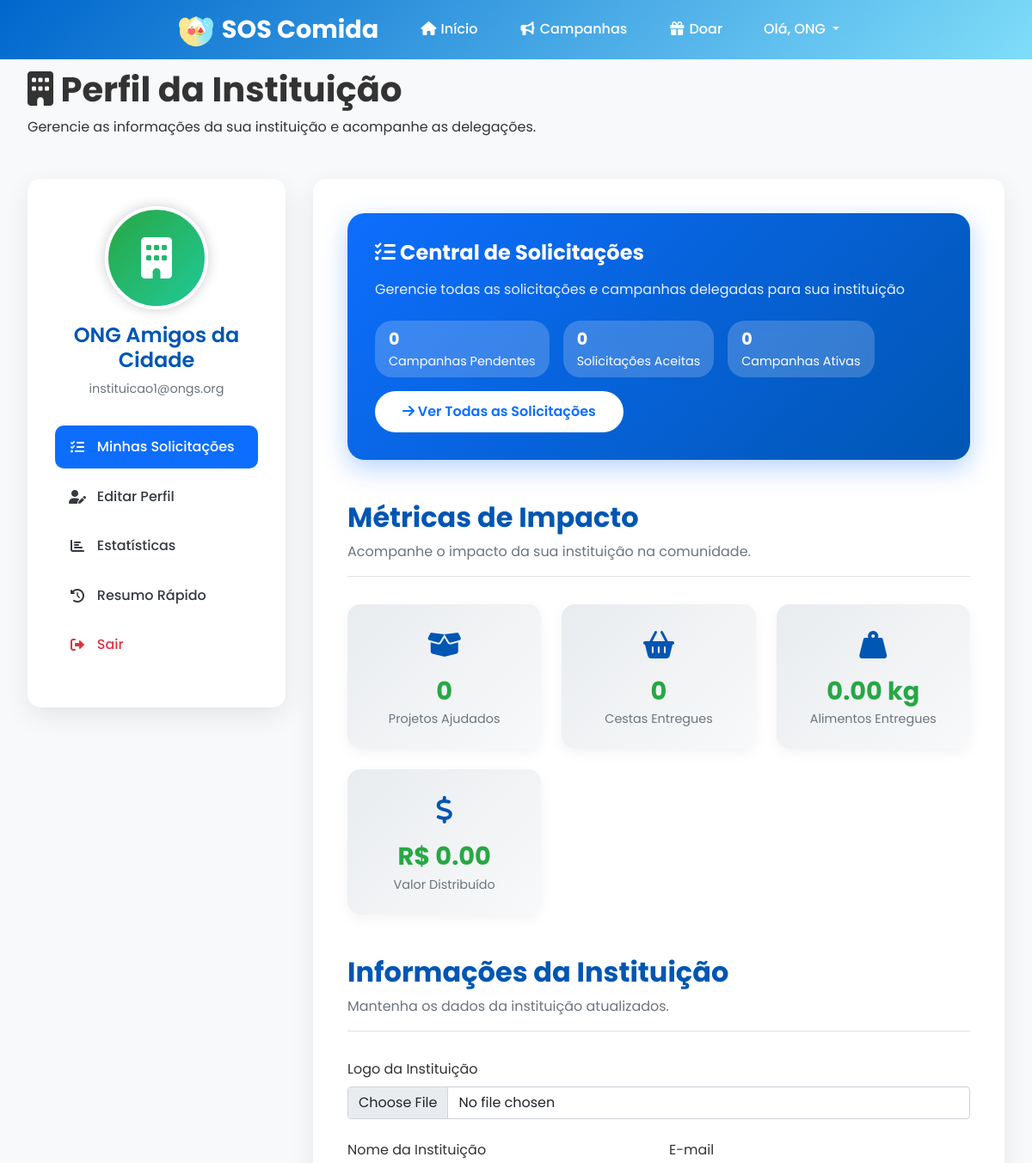
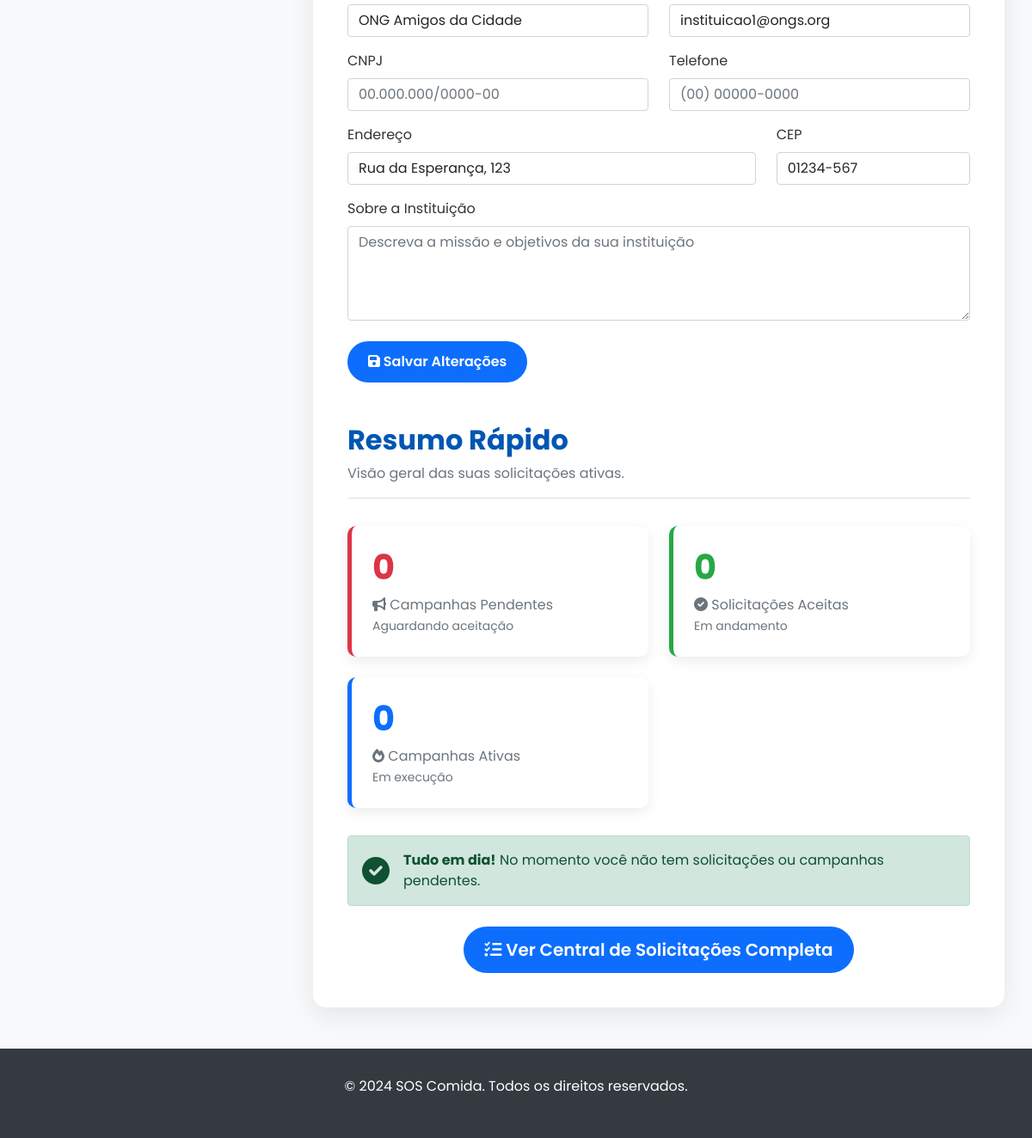
Screenshot of /perfil (signed in) with the database file from the repository (2 pictures, top to bottom).
### models.py (models this page shows)
class Usuario(UserMixin, db.Model):
    __tablename__ = 'usuarios'
    id = db.Column(db.Integer, primary_key=True)
    nome = db.Column(db.String(100), nullable=False)
    email = db.Column(db.String(120), unique=True, nullable=False)
    senha = db.Column(db.String(255), nullable=False)
    tipo = db.Column(db.String(20), default='usuario')
    data_criacao = db.Column(db.DateTime, default=datetime.utcnow)
    last_seen = db.Column(db.DateTime, default=datetime.utcnow)
    cpf = db.Column(db.String(14))
    cidade = db.Column(db.String(100))
    endereco = db.Column(db.String(255))
    telefone = db.Column(db.String(20))
    bio = db.Column(db.Text)
    foto_perfil = db.Column(db.String(255))
    instituicao_nome = db.Column(db.String(200))
    instituicao_endereco = db.Column(db.String(255))
    instituicao_cep = db.Column(db.String(10))
    instituicao_tipo = db.Column(db.String(20))
    instituicao_cnpj = db.Column(db.String(18))
    status_aprovacao = db.Column(db.String(20), default='pendente')
    two_factor_secret = db.Column(db.String(32))
    two_factor_enabled = db.Column(db.Boolean, default=False)
    gov_br_id = db.Column(db.String(255), unique=True, nullable=True)
    gov_br_linked = db.Column(db.Boolean, default=False)
    gov_br_level = db.Column(db.String(20), nullable=True)
    status = db.Column(db.String(20), default='online', nullable=False)
    conta_revogada = db.Column(db.Boolean, default=False, nullable=False)
    data_revogacao = db.Column(db.DateTime, nullable=True)
    motivo_revogacao = db.Column(db.Text, nullable=True)

### main.py (the view, shortened to what this page needs)
@app.route('/perfil', methods=['GET', 'POST'])
@login_required
def perfil():
    if current_user.tipo == 'instituicao':
        delegacoes_pendentes = Delegacao.query.filter_by(
            instituicao_id=current_user.id,
            status='pendente'
        ).all()
        delegacoes_aceitas = Delegacao.query.filter_by(
            instituicao_id=current_user.id,
            status='aceita'
        ).all()
        total_cestas = db.session.query(
            db.func.sum(SolicitacaoRecebimento.cestas_entregues)
        ).join(
            Delegacao,
            Delegacao.solicitacao_recebimento_id == SolicitacaoRecebimento.id
        ).filter(
            Delegacao.instituicao_id == current_user.id,
            SolicitacaoRecebimento.status == 'entregue'
        ).scalar() or 0
        total_kg_alimentos = db.session.query(
            db.func.sum(SolicitacaoRecebimento.alimento_kg_entregues)
        ).join(
            Delegacao,
            Delegacao.solicitacao_recebimento_id == SolicitacaoRecebimento.id
        ).filter(
            Delegacao.instituicao_id == current_user.id,
            SolicitacaoRecebimento.status == 'entregue'
        ).scalar() or 0.0
        total_monetario = db.session.query(
            db.func.sum(SolicitacaoRecebimento.valor_entregue)
        ).join(
            Delegacao,
            Delegacao.solicitacao_recebimento_id == SolicitacaoRecebimento.id
        ).filter(
            Delegacao.instituicao_id == current_user.id,
            SolicitacaoRecebimento.status == 'entregue'
        ).scalar() or 0.0
        projetos_ajudados = SolicitacaoRecebimento.query.join(
            Delegacao,
            Delegacao.solicitacao_recebimento_id == SolicitacaoRecebimento.id
        ).filter(
            Delegacao.instituicao_id == current_user.id,
            SolicitacaoRecebimento.status == 'entregue'
        ).count()
        campanhas_pendentes = Campanha.query.filter_by(
            instituicao_id=current_user.id,
            status='pendente'
        ).all()
        campanhas_ativas = Campanha.query.filter_by(
            instituicao_id=current_user.id,
            status='ativa'
        ).all()
        return render_template('perfil_instituicao.html',
                                delegacoes_pendentes=delegacoes_pendentes,
                                delegacoes_aceitas=delegacoes_aceitas,
                                campanhas_pendentes=campanhas_pendentes,
                                campanhas_ativas=campanhas_ativas,
                                usuario=current_user,
                                total_cestas=total_cestas,
                                total_kg=total_kg_alimentos,
                                total_monetario=total_monetario,
                                projetos_ajudados=projetos_ajudados)

### main.py (called while the page is built)
@lm.user_loader
def user_loader(id):
    return Usuario.query.get(int(id))

### templates/perfil_instituicao.html (shortened to what this page needs)
{% extends "base.html" %}
{% block content %}
<section class="hero">
    <div class="container">
        <h1 class="hero-title"><i class="fas fa-building"></i> Perfil da Instituição</h1>
        <p class="hero-description">Gerencie as informações da sua instituição e acompanhe as delegações.</p>
    </div>
</section>
<div class="container">
    <div class="profile-layout">
        <aside class="profile-sidebar">
            <div class="profile-avatar">
                <div class="avatar-circle" id="avatar-preview">
                    {% if usuario.foto_perfil %}
                        <img src="{{ url_for('static', filename='img/' + usuario.foto_perfil) }}" alt="Foto de perfil" style="width: 100%; height: 100%; border-radius: 50%; object-fit: cover;">
                    {% else %}
                        <i class="fas fa-building"></i>
                    {% endif %}
                </div>
                <h3 class="profile-name">{{ usuario.instituicao_nome or usuario.nome }}</h3>
                <p class="profile-email">{{ usuario.email }}</p>
            </div>
            <ul class="profile-menu">
                <li>
                    <a href="{{ url_for('solicitacoes_instituicao') }}" style="background: #0d6efd; color: white;">
                        <i class="fas fa-tasks fa-fw"></i> Minhas Solicitações
                    </a>
                </li>
                <li><a href="#editar"><i class="fas fa-user-edit fa-fw"></i> Editar Perfil</a></li>
                <li><a href="#estatisticas"><i class="fas fa-chart-bar fa-fw"></i> Estatísticas</a></li>
                <li><a href="#delegacoes"><i class="fas fa-history fa-fw"></i> Resumo Rápido</a></li>
                <li><a href="{{ url_for('logout') }}" style="color: #dc3545;"><i class="fas fa-sign-out-alt fa-fw"></i> Sair</a></li>
            </ul>
        </aside>
        <div class="profile-content">
            <a href="{{ url_for('solicitacoes_instituicao') }}" style="text-decoration: none;">
                <div class="solicitacoes-card">
                    <h3><i class="fas fa-tasks"></i> Central de Solicitações</h3>
                    <p>Gerencie todas as solicitações e campanhas delegadas para sua instituição</p>
                    <div class="badges">
                        <div class="badge-custom">
                            <strong>{{ campanhas_pendentes|length }}</strong>
                            <span>Campanhas Pendentes</span>
                        </div>
                        <div class="badge-custom">
                            <strong>{{ delegacoes_aceitas|length }}</strong>
                            <span>Solicitações Aceitas</span>
                        </div>
                        <div class="badge-custom">
                            <strong>{{ campanhas_ativas|length }}</strong>
                            <span>Campanhas Ativas</span>
                        </div>
                    </div>
                    <button class="btn-view-all">
                        <i class="fas fa-arrow-right"></i> Ver Todas as Solicitações
                    </button>
                </div>
            </a>
            <div id="estatisticas" class="mb-5">
                <h2 class="content-title">Métricas de Impacto</h2>
                <p class="content-subtitle">Acompanhe o impacto da sua instituição na comunidade.</p>
                <div class="stats-grid">
                    <div class="stat-card">
                        <div class="stat-icon"><i class="fas fa-box-open"></i></div>
                        <div class="stat-value">{{ projetos_ajudados }}</div>
                        <div class="stat-label">Projetos Ajudados</div>
                    </div>
                    <div class="stat-card">
                        <div class="stat-icon"><i class="fas fa-shopping-basket"></i></div>
                        <div class="stat-value">{{ total_cestas }}</div>
                        <div class="stat-label">Cestas Entregues</div>
                    </div>
                    <div class="stat-card">
                        <div class="stat-icon"><i class="fas fa-weight-hanging"></i></div>
                        <div class="stat-value">{{ "%.2f"|format(total_kg) }} kg</div>
                        <div class="stat-label">Alimentos Entregues</div>
                    </div>
                    <div class="stat-card">
                        <div class="stat-icon"><i class="fas fa-dollar-sign"></i></div>
                        <div class="stat-value">R$ {{ "%.2f"|format(total_monetario) }}</div>
                        <div class="stat-label">Valor Distribuído</div>
                    </div>
                </div>
            </div>
            <div id="editar">
                <h2 class="content-title">Informações da Instituição</h2>
                <p class="content-subtitle">Mantenha os dados da instituição atualizados.</p>
                <form method="POST" action="{{ url_for('perfil') }}" enctype="multipart/form-data">
                    <div class="mb-4">
                        <label class="form-label" for="foto_perfil">Logo da Instituição</label>
                        <input type="file" id="foto_perfil" name="foto_perfil" class="form-control" accept="image/*" onchange="previewImage(this)">
                    </div>
                    <div class="row">
                        <div class="col-md-6 mb-3">
                            <label class="form-label" for="nome">Nome da Instituição</label>
                            <input type="text" id="nome" name="nome" class="form-control" value="{{ usuario.instituicao_nome or usuario.nome }}" required>
                        </div>
                        <div class="col-md-6 mb-3">
                            <label class="form-label" for="email">E-mail</label>
                            <input type="email" id="email" name="email" class="form-control" value="{{ usuario.email }}" required>
                        </div>
                    </div>
                    <div class="row">
                        <div class="col-md-6 mb-3">
                            <label class="form-label" for="cnpj">CNPJ</label>
                            <input type="text" id="cnpj" name="cnpj" class="form-control" value="{{ usuario.instituicao_cnpj or '' }}" placeholder="00.000.000/0000-00" maxlength="18">
                        </div>
                        <div class="col-md-6 mb-3">
                            <label class="form-label" for="telefone">Telefone</label>
                            <input type="tel" id="telefone" name="telefone" class="form-control" value="{{ usuario.telefone or '' }}" placeholder="(00) 00000-0000">
                        </div>
                    </div>
                    <div class="row">
                        <div class="col-md-8 mb-3">
                            <label class="form-label" for="endereco">Endereço</label>
                            <input type="text" id="endereco" name="endereco" class="form-control" value="{{ usuario.instituicao_endereco or usuario.endereco or '' }}">
                        </div>
                        <div class="col-md-4 mb-3">
                            <label class="form-label" for="cidade">CEP</label>
                            <input type="text" id="cidade" name="cidade" class="form-control" value="{{ usuario.instituicao_cep or '' }}" placeholder="00000-000" maxlength="9">
                        </div>
                    </div>
                    <div class="mb-4">
                        <label class="form-label" for="bio">Sobre a Instituição</label>
                        <textarea id="bio" name="bio" class="form-control" rows="4" placeholder="Descreva a missão e objetivos da sua instituição">{{ usuario.bio or '' }}</textarea>
                    </div>
                    <button type="submit" class="btn btn-primary"><i class="fas fa-save"></i> Salvar Alterações</button>
                </form>
            </div>
            <div id="delegacoes" class="mt-5">
                <h2 class="content-title">Resumo Rápido</h2>
                <p class="content-subtitle">Visão geral das suas solicitações ativas.</p>
                <div class="delegacoes-resumo">
                    <div class="delegacao-resumo-card pendente" style="border-left-color: #dc3545;">
                        <h4 style="color: #dc3545;">{{ campanhas_pendentes|length }}</h4>
                        <p><i class="fas fa-bullhorn"></i> Campanhas Pendentes</p>
                        <small class="text-muted">Aguardando aceitação</small>
                    </div>
                    <div class="delegacao-resumo-card aceita">
                        <h4>{{ delegacoes_aceitas|length }}</h4>
                        <p><i class="fas fa-check-circle"></i> Solicitações Aceitas</p>
                        <small class="text-muted">Em andamento</small>
                    </div>
                    <div class="delegacao-resumo-card aceita" style="border-left-color: #0d6efd;">
                        <h4 style="color: #0d6efd;">{{ campanhas_ativas|length }}</h4>
                        <p><i class="fas fa-fire"></i> Campanhas Ativas</p>
                        <small class="text-muted">Em execução</small>
                    </div>
                </div>
                {% if (campanhas_pendentes|length) == 0 and (delegacoes_aceitas|length) == 0 and (campanhas_ativas|length) == 0 %}
                <div class="alert alert-success d-flex align-items-center" role="alert">
                    <i class="fas fa-check-circle fa-2x me-3"></i>
                    <div>
                        <strong>Tudo em dia!</strong> No momento você não tem solicitações ou campanhas pendentes.
                    </div>
                </div>
                {% endif %}
                <div class="text-center mt-4">
                    <a href="{{ url_for('solicitacoes_instituicao') }}" class="btn btn-primary btn-lg">
                        <i class="fas fa-tasks"></i> Ver Central de Solicitações Completa
                    </a>
                </div>
            </div>
        </div>
    </div>
</div>
{% endblock %}

### templates/base.html (shortened to what this page needs)
<!DOCTYPE html>
<html lang="pt-BR">
<head>
    <link href="https://cdnjs.cloudflare.com/ajax/libs/font-awesome/6.0.0/css/all.min.css" rel="stylesheet">
    <link href="https://cdn.jsdelivr.net/npm/bootstrap@5.1.3/dist/css/bootstrap.min.css" rel="stylesheet">
</head>
<body>
    <nav class="navbar" id="navbar">
        <div class="nav-container">
            <a href="{{ url_for('home') }}" class="logo">
                <img src="{{ url_for('static', filename='logo.png') }}" alt="SOS Comida Logo">
                SOS Comida
            </a>
            <ul class="nav-menu" id="nav-menu">
                <li><a href="{{ url_for('home') }}" class="nav-link {% if request.endpoint == 'home' %}active{% endif %}"><i class="fas fa-home fa-fw"></i> Início</a></li>
                {% if current_user.is_authenticated %}
                    <li><a href="{{ url_for('campanhas') }}" class="nav-link {% if 'campanha' in request.endpoint %}active{% endif %}"><i class="fas fa-bullhorn fa-fw"></i> Campanhas</a></li>
                    <li><a href="{{ url_for('formulariodoar') }}" class="nav-link {% if request.endpoint == 'formulariodoar' %}active{% endif %}"><i class="fas fa-gift fa-fw"></i> Doar</a></li>
                    <li class="nav-item dropdown">
                        <a class="nav-link dropdown-toggle" href="#" id="navbarDropdown" role="button" data-bs-toggle="dropdown" aria-expanded="false">
                            Olá, {{ current_user.nome.split()[0] }}
                        </a>
                    </li>
                {% else %}
                    <li><a href="{{ url_for('login') }}" class="nav-link btn-auth"><i class="fas fa-sign-in-alt"></i> Entrar</a></li>
                {% endif %}
            </ul>
        </div>
    </nav>
    <main class="main-content">
        {% block content %}{% endblock %}
    </main>
    <footer class="footer">
        <div class="container">
            <p>© 2024 SOS Comida. Todos os direitos reservados.</p>
        </div>
    </footer>
</body>
</html>

### rows the page displays
Usuario: nome "ONG", instituicao_nome "ONG Amigos da Cidade", email "instituicao1@ongs.org", nome "ONG Amigos da Cidade", endereco "Rua da Esperança, 123", cidade "01234-567"

### other values shown
{{ campanhas_pendentes|length }} "0"
{{ delegacoes_aceitas|length }} "0"
{{ campanhas_ativas|length }} "0"
{{ projetos_ajudados }} "0"
{{ total_cestas }} "0"
{{ "%.2f"|format(total_kg) }} "0.00"
{{ "%.2f"|format(total_monetario) }} "0.00"
